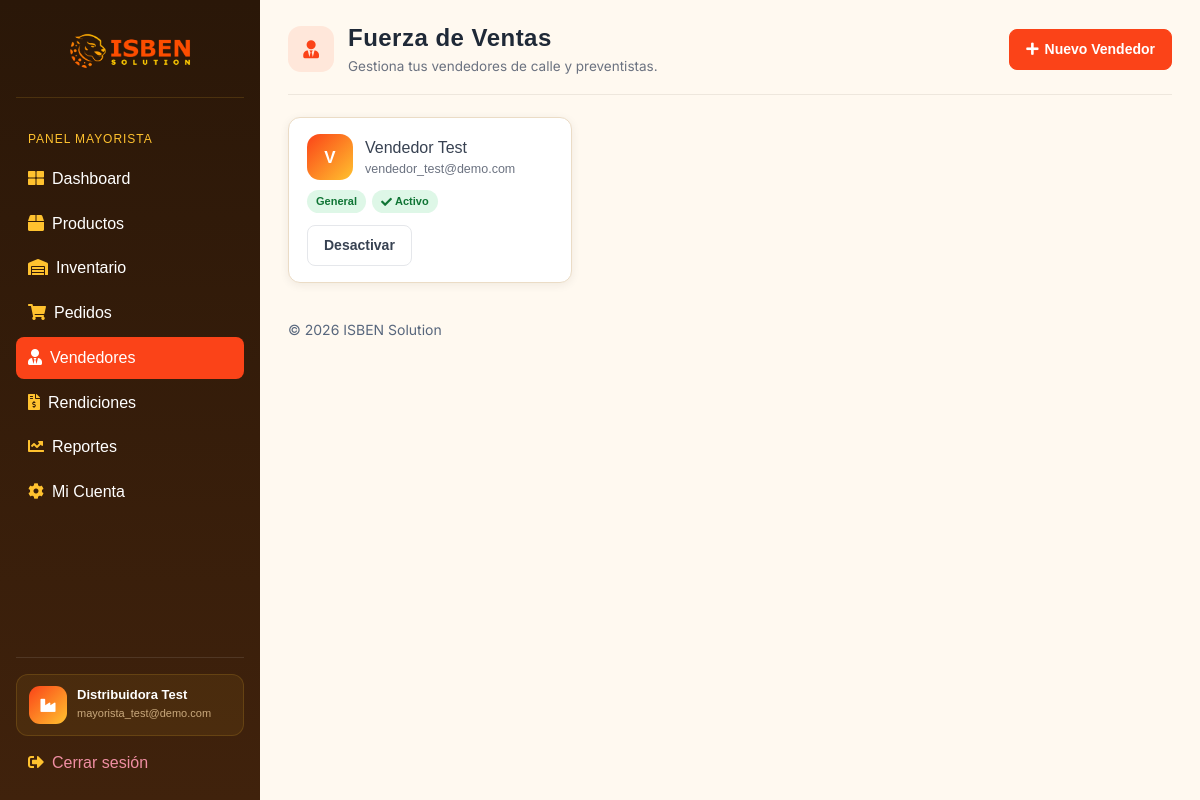
The page /mayorista/vendedores/ (signed in) on the database as committed earlier.
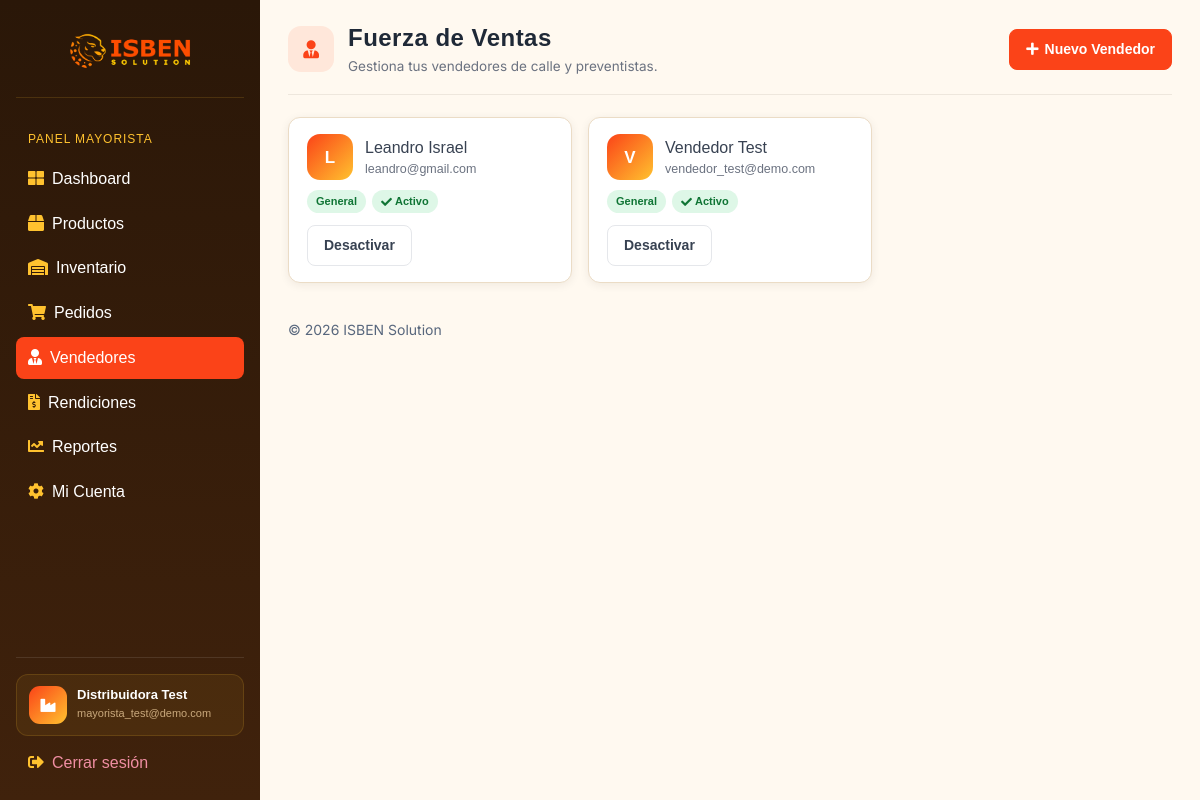
The same page on the database as committed later.
### appDjango/models.py (models this page shows, shortened)
class Vendedor(models.Model):
    TIPO_PERFIL_CHOICES = [
        ("general", "General"),
        ("especializado", "Especializado"),
    ]
    cuenta = models.OneToOneField(
        settings.AUTH_USER_MODEL,
        on_delete=models.CASCADE,
        related_name="perfil_vendedor",
    )
    mayorista = models.ForeignKey(
        Mayorista, on_delete=models.CASCADE, related_name="vendedores"
    )
    nombre = models.CharField(max_length=255)
    primer_login = models.BooleanField(default=True)
    tipo_perfil = models.CharField(
        max_length=20, choices=TIPO_PERFIL_CHOICES, default="general"
    )
    producto_asignado = models.ForeignKey(
        "Producto",
        on_delete=models.SET_NULL,
        blank=True,
        null=True,
        related_name="vendedores_asignados",
    )
    activo = models.BooleanField(default=True)

### appDjango/views.py (the view)
@mayorista_required
def mayorista_vendedores(request):
    vendedores = Vendedor.objects.filter(mayorista=request.mayorista).order_by("nombre")
    return render(request, "mayorista/vendedores.html", {"vendedores": vendedores})

### appDjango/templates/mayorista/vendedores.html (shortened to what this page needs)
{% extends 'layouts/base.html' %}
{% block content %}
  <div class="pagina-cabecera">
    <div class="pagina-cabecera-titulo">
      <div class="pagina-cabecera-icono"><i class="fas fa-user-tie"></i></div>
      <div>
        <h1>Fuerza de Ventas</h1>
        <p class="subtitulo">Gestiona tus vendedores de calle y preventistas.</p>
      </div>
    </div>
    <div class="pagina-cabecera-acciones">
      <a href="{% url 'portal_mayorista_vendedor_crear' %}" class="btn btn-primary"><i class="fas fa-plus"></i> Nuevo Vendedor</a>
    </div>
  </div>
  <div class="portal-grid">
    {% for vendedor in vendedores %}
      <div class="portal-list-card vendedor-card {% if not vendedor.activo %}inactivo{% endif %}">
        <div class="vendedor-cabecera">
          <div class="vendedor-avatar">{{ vendedor.nombre|first|upper }}</div>
          <div>
            <strong>{{ vendedor.nombre }}</strong>
            <div class="vendedor-correo">{{ vendedor.cuenta.email }}</div>
          </div>
        </div>
        <div style="display:flex; gap:6px; flex-wrap:wrap;">
          <span class="portal-badge {% if vendedor.tipo_perfil == 'especializado' %}portal-badge-amber{% else %}portal-badge-green{% endif %}">
            {{ vendedor.get_tipo_perfil_display }}
          </span>
          {% if vendedor.activo %}
            <span class="portal-badge portal-badge-green"><i class="fas fa-check"></i>&nbsp;Activo</span>
          {% else %}
            <span class="portal-badge portal-badge-red">Inactivo</span>
          {% endif %}
        </div>
        <div class="form-actions" style="margin-top:12px;">
          {% if vendedor.activo %}
            <a href="{% url 'portal_mayorista_vendedor_toggle' vendedor.id %}"
               class="btn btn-outline"
               data-confirmar="¿Desactivar a {{ vendedor.nombre }}?"
               data-confirmar-texto="No podrá iniciar sesión ni tomar pedidos hasta que lo reactives.">Desactivar</a>
          {% else %}
            <a href="{% url 'portal_mayorista_vendedor_toggle' vendedor.id %}" class="btn btn-primary">Activar</a>
          {% endif %}
        </div>
      </div>
    {% empty %}
      <p class="portal-empty">Aún no has creado vendedores. Crea el primero con el botón "Nuevo Vendedor".</p>
    {% endfor %}
  </div>
{% endblock %}

Rows that differ between the two databases and show on the page:
added Vendedor: nombre|first "L", nombre "Leandro Israel", cuenta.email "leandro@gmail.com", tipo_perfil "General", activo True (drawn)
